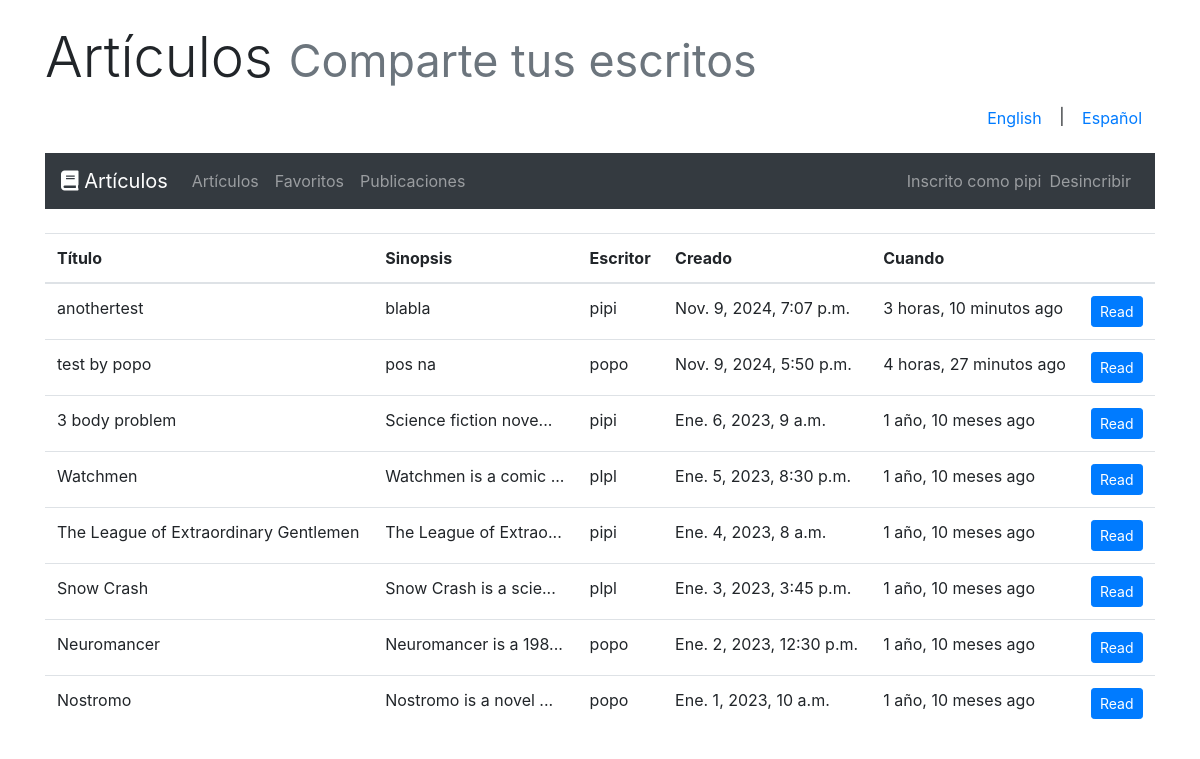
The page /articles/ (signed in) on the database its author committed.
### articles/models.py (models this page shows, shortened)
class Article(models.Model):
    title = models.CharField(max_length=64, null=False)
    author = models.ForeignKey(User, on_delete=models.CASCADE, null=False)
    created = models.DateTimeField(auto_now_add=True, null=False)
    synopsis = models.CharField(max_length=312, null=False)
    content = models.TextField(null=False)

### articles/views.py (the view)
# urls.py: path('articles/', views.ArticleListView.as_view(), name='articles'),
class ArticleListView(ListView):
    model = Article
    template_name = 'articles/article_list.html'
    context_object_name = 'articles'
    ordering = ['-created']

### articles/templatetags/article_extras.py (called while the page is built)
@register.filter
def truncate_chars(value, max_length=20):
    if len(value) > max_length:
        return value[:max_length] + "..."
    return value

@register.filter
def time_since(value):
    return timesince(value) + " ago"

### articles/templates/articles/article_list.html (shortened to what this page needs)
{% extends 'base.html' %}
{% load article_extras %}
{% load i18n %}
{% block content %}
<table class="table">
    <thead>
        <tr>
            <th>{% trans "Title" %}</th>
            <th>{% trans "Synopsis" %}</th>
            <th>{% trans "Writer" %}</th>
            <th>{% trans "Created" %}</th>
            <th>{% trans "When" %}</th>
            <th></th>
        </tr>
    </thead>
    <tbody>
        {% for article in articles %}
        <tr>
            <td>{{ article.title }}</td>
            <td>{{ article.synopsis|truncate_chars:20 }}</td>
            <td>{{ article.author.username }}</td>
            <td>{{ article.created }}</td>
            <td>{{ article.created|time_since }}</td>
            <td><a href="{% url 'article_detail' article.pk %}" class="btn btn-primary btn-sm">Read</a></td>
        </tr>
        {% endfor %}
    </tbody>
</table>
{% endblock %}

### articles/templates/base.html (shortened to what this page needs)
{% load i18n %}
<!DOCTYPE html>
<html lang="en">
<head>
    <link href="https://stackpath.bootstrapcdn.com/bootstrap/4.5.2/css/bootstrap.min.css" rel="stylesheet">
    <link rel="stylesheet" href="https://cdnjs.cloudflare.com/ajax/libs/font-awesome/5.15.4/css/all.min.css">
</head>
<body>
    <div class="container mt-4">
        <h1 class="display-4">{% trans "Articles" %} <small class="text-muted">{% trans "Share your writings" %}</small></h1>
        <div class="text-right">
            <form action="{% url 'set_language' %}" method="post">
                <button type="submit" name="language" value="en" class="btn btn-link">English</button> |
                <button type="submit" name="language" value="es" class="btn btn-link">Español</button>
            </form>
        </div>
        <nav class="navbar navbar-expand-lg navbar-dark bg-dark mt-3 mb-4">
            <a class="navbar-brand" href="{% url 'home' %}">
                <i class="fas fa-book"></i> {% trans "Articles" %}
            </a>
            <div class="collapse navbar-collapse">
                <ul class="navbar-nav mr-auto">
                    <li class="nav-item">
                        <a class="nav-link" href="{% url 'articles' %}">{% trans "Articles" %}</a>
                    </li>
                    {% if user.is_authenticated %}
                        <li class="nav-item">
                            <a class="nav-link" href="{% url 'favourites' %}">{% trans "Favourites" %}</a>
                        </li>
                        <li class="nav-item">
                            <a class="nav-link" href="{% url 'publish_article' %}">{% trans "Publications" %}</a>
                        </li>
                    {% else %}
                        <li class="nav-item">
                            <a class="nav-link" href="{% url 'register' %}">{% trans "Register" %}</a>
                        </li>
                    {% endif %}
                </ul>
                <ul class="navbar-nav ml-auto">
                    {% if user.is_authenticated %}
                        <li class="nav-item">
                            <span class="navbar-text">{% trans "Logged as" %} {{ user.username }}</span>
                        </li>
                        <li class="nav-item">
                            <a class="nav-link" href="{% url 'logout' %}">{% trans "Logout" %}</a>
                        </li>
                    {% endif %}
                </ul>
            </div>
        </nav>
        <div>
            {% block content %}{% endblock %}
        </div>
    </div>
</body>
</html>

### articles/templates/articles/article_list.html (style rules this page uses)
.table th { background-color: #ffffff; border-bottom: 2px solid #dee2e6; }
.table td { border-top: 1px solid #dee2e6; }

### rows shown on the page
Article: title "anothertest", synopsis "blabla", author.username "pipi", created "Nov. 9, 2024, 7:07 p.m.", created "3 horas, 10 minutos ago"
Article: title "test by popo", synopsis "pos na", author.username "popo", created "Nov. 9, 2024, 5:50 p.m.", created "4 horas, 27 minutos ago"
Article: title "3 body problem", synopsis "Science fiction nove...", author.username "pipi", created "Ene. 6, 2023, 9 a.m.", created "1 año, 10 meses ago"
Article: title "Watchmen", synopsis "Watchmen is a comic ...", author.username "plpl", created "Ene. 5, 2023, 8:30 p.m.", created "1 año, 10 meses ago"
Article: title "The League of Extraordinary Gentlemen", synopsis "The League of Extrao...", author.username "pipi", created "Ene. 4, 2023, 8 a.m.", created "1 año, 10 meses ago"
Article: title "Snow Crash", synopsis "Snow Crash is a scie...", author.username "plpl", created "Ene. 3, 2023, 3:45 p.m.", created "1 año, 10 meses ago"
Article: title "Neuromancer", synopsis "Neuromancer is a 198...", author.username "popo", created "Ene. 2, 2023, 12:30 p.m.", created "1 año, 10 meses ago"
Article: title "Nostromo", synopsis "Nostromo is a novel ...", author.username "popo", created "Ene. 1, 2023, 10 a.m.", created "1 año, 10 meses ago"

### other values the page prints
{{ user.username }} "pipi"
